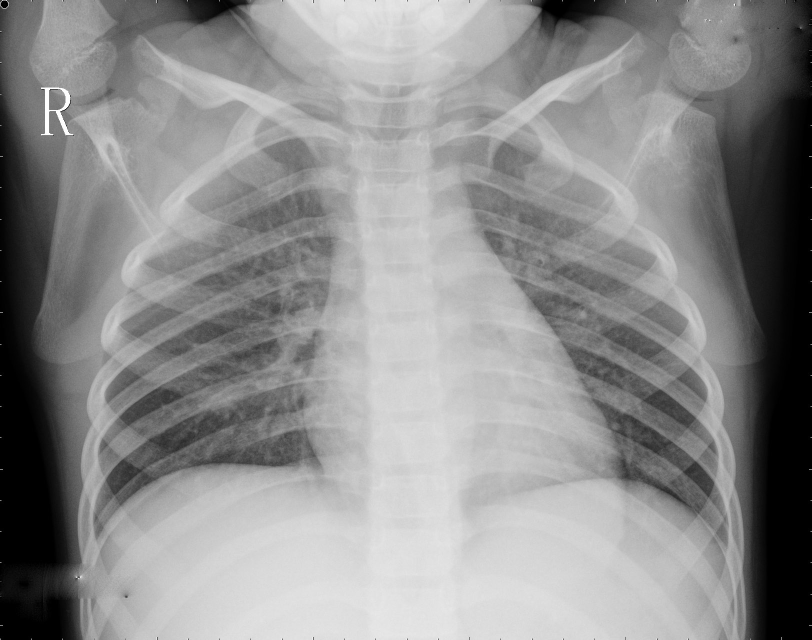
#> input picture autonn/ResNet/resnet_core/resnet_utils/test/NORMAL/NORMAL-471048-0001.jpeg, 1624 x 1280 px (shown at 1/2 size); its folder holds only this picture in this run
$ python -i augmentations.py   (imports and definitions only)   (older library calls are emulated)
#> lines starting #> are read from the running program, lines starting #| are printed output that depends on the picture
### autonn/neck_nas/neckNAS/etri/yolov5_utils/general.py
"""
General utils for YOLO v.5
"""

import contextlib
import glob
import inspect
import logging
import math
import os
import platform
import random
import re
import shutil
import signal
import time
import urllib
from datetime import datetime
from itertools import repeat
from multiprocessing.pool import ThreadPool
from pathlib import Path
from subprocess import check_output
from typing import Optional
from zipfile import ZipFile

import cv2
import numpy as np
import pandas as pd
import pkg_resources as pkg
import torch
import torchvision
import yaml

from .downloads import gsutil_getsize
from .metrics import box_iou, fitness

# Settings
FILE = Path(__file__).resolve()
ROOT = FILE.parents[1]  # AutoNN root directory
DATASETS_DIR = Path('/Data/datasets')  # AutoNN datasets directory
# number of AutoNN multiprocessing threads
NUM_THREADS = min(8, max(1, os.cpu_count() - 1))
# global verbose mode
VERBOSE = str(os.getenv('AutoNN_VERBOSE', True)).lower() == 'true'
FONT = 'Arial.ttf'

torch.set_printoptions(linewidth=320, precision=5, profile='long')
#> (this line was passed over: torch is not available in this run)
# format short g, %precision=5
np.set_printoptions(linewidth=320, formatter={'float_kind': '{:11.5g}'.format})
pd.options.display.max_columns = 10
# prevent OpenCV from multithreading (incompatible with PyTorch DataLoader)
cv2.setNumThreads(0)
os.environ['NUMEXPR_MAX_THREADS'] = str(NUM_THREADS)  # NumExpr max threads
# OpenMP max threads (PyTorch and SciPy)
os.environ['OMP_NUM_THREADS'] = str(NUM_THREADS)


def is_kaggle():
    # Is environment a Kaggle Notebook?
    try:
        assert os.environ.get('PWD') == '/kaggle/working'
        assert os.environ.get('KAGGLE_URL_BASE') == 'https://www.kaggle.com'
        return True
    except AssertionError:
        return False


def is_writeable(dir, test=False):
    # Return True if directory has write permissions,
    # test opening a file with write permissions if test=True
    if test:  # method 1
        file = Path(dir) / 'tmp.txt'
        try:
            with open(file, 'w'):  # open file with write permissions
                pass
            file.unlink()  # remove file
            return True
        except OSError:
            return False
    else:  # method 2
        return os.access(dir, os.R_OK)  # possible issues on Windows


def set_logging(name=None, verbose=VERBOSE):
    # Sets level and returns logger
    if is_kaggle():
        for h in logging.root.handlers:
            # remove all handlers associated with the root logger object
            logging.root.removeHandler(h)
    rank = int(os.getenv('RANK', -1))  # rank in world for Multi-GPU trainings
    level = logging.INFO if (verbose and rank in (-1, 0)) else logging.WARNING
    log = logging.getLogger(name)
    log.setLevel(level)
    handler = logging.StreamHandler()
    handler.setFormatter(logging.Formatter("%(message)s"))
    handler.setLevel(level)
    log.addHandler(handler)


set_logging()  # run before defining LOGGER
# define globally (used in train.py, val.py, detect.py, etc.)
LOGGER = logging.getLogger("autonn_necknas")


def user_config_dir(dir='autonn', env_var='AUTONN_CONFIG_DIR'):
    # Return path of user configuration directory.
    # Prefer environment variable if exists. Make dir if required.
    env = os.getenv(env_var)
    if env:
        path = Path(env)  # use environment variable
    else:
        cfg = {'Windows': 'AppData/Roaming',
               'Linux': '.config',
               'Darwin': 'Library/Application Support'}  # 3 OS dirs
        # OS-specific config dir
        path = \
            Path.home() / cfg.get(platform.system(), '')
        # GCP and AWS lambda fix, only /tmp is writeable
        path = (path if is_writeable(path) else Path('/tmp')) / dir
    path.mkdir(exist_ok=True)  # make if required
    return path


CONFIG_DIR = user_config_dir()  # AutoNN settings directory


class Profile(contextlib.ContextDecorator):
    # Usage: @Profile() decorator or 'with Profile():' context manager
    def __enter__(self):
        self.start = time.time()

    def __exit__(self, type, value, traceback):
        print(f'Profile results: {time.time() - self.start:.5f}s')


class Timeout(contextlib.ContextDecorator):
    # Usage:
    # @Timeout(seconds) decorator or 'with Timeout(seconds):' context manager
    # [5 lines left out: function __init__, not called in this run]

    def _timeout_handler(self, signum, frame):
        raise TimeoutError(self.timeout_message)

    # [13 lines left out: functions __enter__, __exit__, not called in this run]


class WorkingDirectory(contextlib.ContextDecorator):
    """ Usage:
        @WorkingDirectory(dir) decorator
        or 'with WorkingDirectory(dir):' context manager
    """
    def __init__(self, new_dir):
        self.dir = new_dir  # new dir
        self.cwd = Path.cwd().resolve()  # current dir

    def __enter__(self):
        os.chdir(self.dir)

    def __exit__(self, exc_type, exc_val, exc_tb):
        os.chdir(self.cwd)


# [57 lines left out: functions try_except, methods, print_args, init_seeds, intersect_dicts, get_latest_run, not called in this run]


def is_docker():
    # Is environment a Docker container?
    return Path('/workspace').exists()  # or Path('/.dockerenv').exists()


def is_pip():
    # Is file in a pip package?
    return 'site-packages' in Path(__file__).resolve().parts


# [122 lines left out: functions is_ascii, emojis, file_age, file_update_date, file_size, check_online and 6 more, not called in this run]


def check_yaml(file, suffix=('.yaml', '.yml')):
    # Search/download YAML file (if necessary) and return path, checking suffix
    return check_file(file, suffix)


# [183 lines left out: functions check_file, check_font, check_dataset, url2file, download, make_divisible, not called in this run]


def clean_str(s):
    # Cleans a string by replacing special characters with underscore _
    return re.sub(pattern="[|@#!¡·$€%&()=?¿^*;:,¨´><+]", repl="_", string=s)


# [4 lines left out: function one_cycle, not called in this run]


def linear(y=0.0, steps=100):
    return lambda x: (1 - x / steps) * (1.0 - y) + y


def colorstr(*input):
    """ Colors a string https://en.wikipedia.org/wiki/ANSI_escape_code
        i.e.  colorstr('blue', 'hello world') """
    # color arguments, string
    *args, string = input if len(input) > 1 \
        else ('blue', 'bold', input[0])
    colors = {
        'black': '\033[30m',  # basic colors
        'red': '\033[31m',
        'green': '\033[32m',
        'yellow': '\033[33m',
        'blue': '\033[34m',
        'magenta': '\033[35m',
        'cyan': '\033[36m',
        'white': '\033[37m',
        'bright_black': '\033[90m',  # bright colors
        'bright_red': '\033[91m',
        'bright_green': '\033[92m',
        'bright_yellow': '\033[93m',
        'bright_blue': '\033[94m',
        'bright_magenta': '\033[95m',
        'bright_cyan': '\033[96m',
        'bright_white': '\033[97m',
        'end': '\033[0m',  # misc
        'bold': '\033[1m',
        'underline': '\033[4m'}
    return ''.join(colors[x] for x in args) + f'{string}' + colors['end']


# [412 lines left out: functions labels_to_class_weights, labels_to_image_weights, coco80_to_coco91_class, xyxy2xywh, xywh2xyxy, xywhn2xyxy and 12 more, not called in this run]


# OpenCV Chinese-friendly functions -------------------------------------------
imshow_ = cv2.imshow  # copy to avoid recursion errors


def imread(path, flags=cv2.IMREAD_COLOR):
#> called with flags = 1
    return cv2.imdecode(np.fromfile(path, np.uint8), flags)
#> returned value is the input picture: shape (1280, 1624, 3); min 0, max 255, mean 140.6


# [6 lines left out: function imwrite, not called in this run]


def imshow(path, im):
    imshow_(path.encode('unicode_escape').decode(), im)


cv2.imread, cv2.imwrite, cv2.imshow = imread, imwrite, imshow  # redefine

# Variables -------------------------------------------------------------------
# terminal window size for tqdm
NCOLS = 0 if is_docker() else shutil.get_terminal_size().columns

### autonn/neck_nas/neckNAS/etri/yolov5_utils/augmentations.py
"""
Image augmentation functions
"""

import math
import random

import cv2
import numpy as np

from yolov5_utils.general import (LOGGER, check_version, colorstr,
                                  resample_segments, segment2box)
from yolov5_utils.metrics import bbox_ioa


class Albumentations:
    # YOLOv5 Albumentations class (optional, only used if package is installed)
    # [38 lines left out: functions __init__, __call__, not called in this run]


def augment_hsv(im, hgain=0.5, sgain=0.5, vgain=0.5):
    # HSV color-space augmentation
#> called with hgain = 0.5, sgain = 0.5, vgain = 0.5
    if hgain or sgain or vgain:
        # random gains
        r = np.random.uniform(-1, 1, 3) * [hgain, sgain, vgain] + 1
        hue, sat, val = cv2.split(cv2.cvtColor(im, cv2.COLOR_BGR2HSV))
#> hue: shape (1280, 1624); every value is 0
        dtype = im.dtype  # uint8

        x = np.arange(0, 256, dtype=r.dtype)
        lut_hue = ((x * r[0]) % 180).astype(dtype)
        lut_sat = np.clip(x * r[1], 0, 255).astype(dtype)
#> lut_sat = 256 values from 0 to 255
        lut_val = np.clip(x * r[2], 0, 255).astype(dtype)
#> lut_val = 256 values from 0 to 255

        im_hsv = cv2.merge((cv2.LUT(hue, lut_hue),
                            cv2.LUT(sat, lut_sat),
                            cv2.LUT(val, lut_val)))
#> im_hsv: shape (1280, 1624, 3); mean H, S, V 0, 0, 154.5
        cv2.cvtColor(im_hsv, cv2.COLOR_HSV2BGR, dst=im)  # no return needed
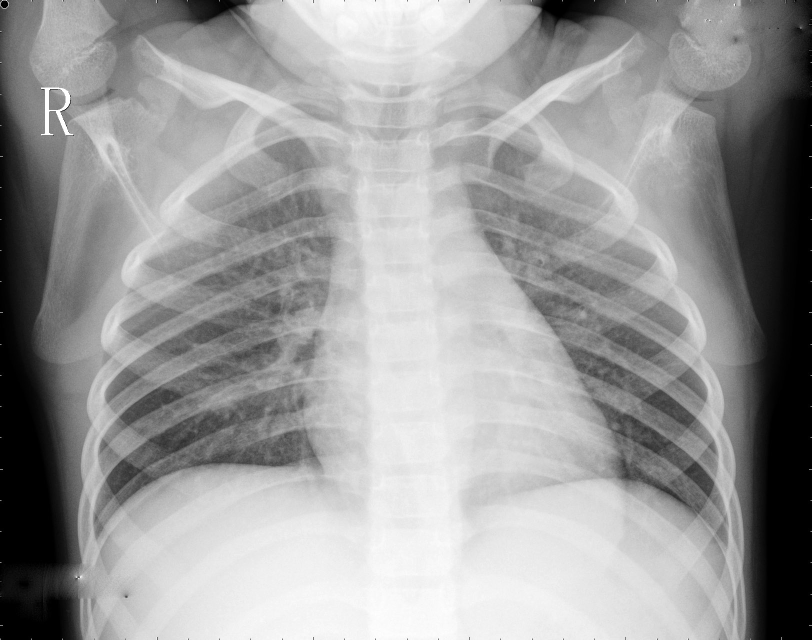
#> im: shape (1280, 1624, 3) (shown at 1/2 size); min 0, max 255, mean 154.5


# [273 lines left out: functions hist_equalize, replicate, letterbox, random_perspective, copy_paste, cutout and 2 more, not called in this run]

>>> import cv2
>>> picture = cv2.imread('../../../../ResNet/resnet_core/resnet_utils/test/NORMAL/NORMAL-471048-0001.jpeg')
>>> result = augment_hsv(picture)

$ run again, on autonn/ResNet/resnet_core/resnet_utils/test/NORMAL/NORMAL-6644752-0002.jpeg
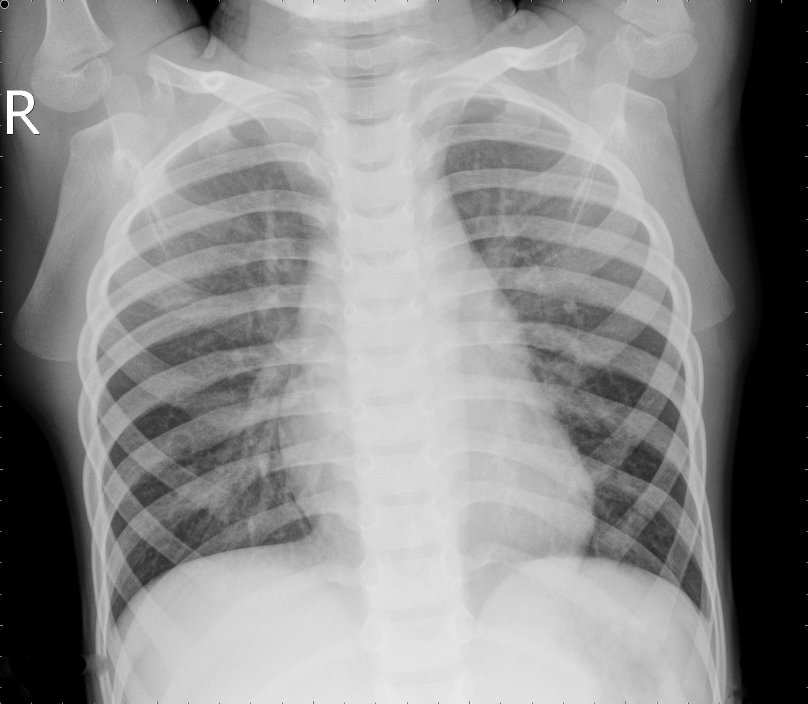
#> input picture autonn/ResNet/resnet_core/resnet_utils/test/NORMAL/NORMAL-6644752-0002.jpeg, 1616 x 1408 px (shown at 1/2 size)
#> in imread, returned value is the input picture: shape (1408, 1616, 3); min 0, max 255, mean 140.2
#> hue: shape (1408, 1616); every value is 0
#> im_hsv: shape (1408, 1616, 3); mean H, S, V 0, 0, 154.2
#> in augment_hsv, `cv2.cvtColor(im_hsv, cv2.COLOR_HSV2BGR, dst=im)`:
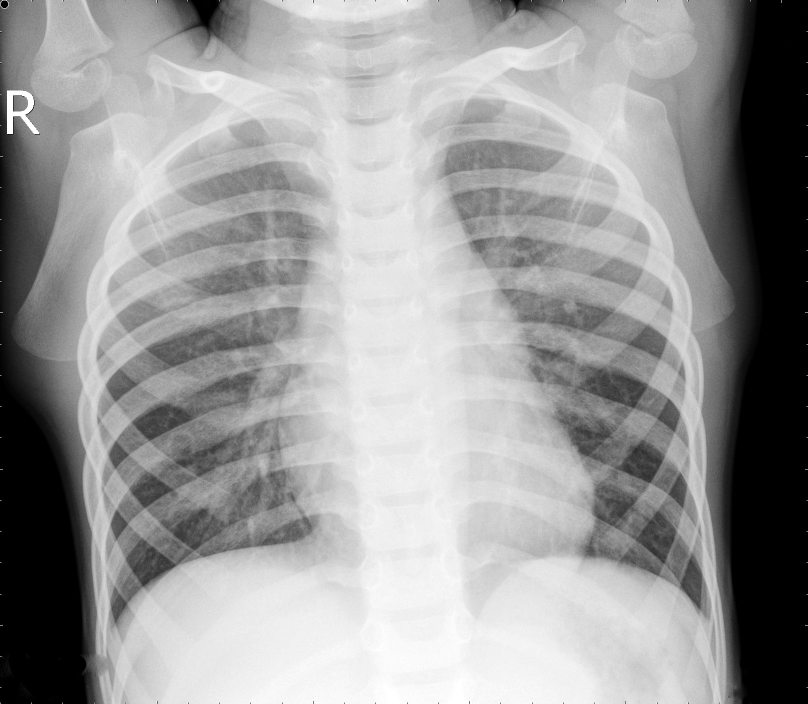
#> im: shape (1408, 1616, 3) (shown at 1/2 size); min 0, max 255, mean 154.2
